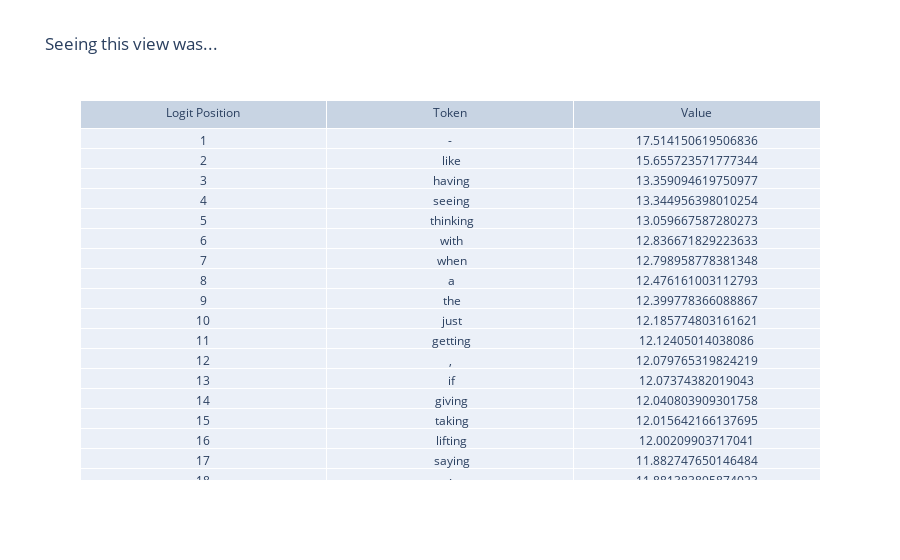
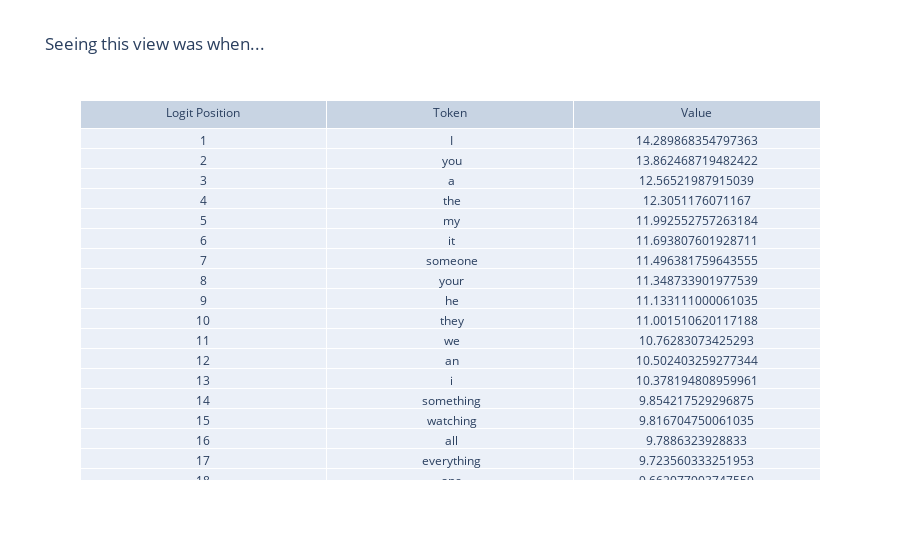
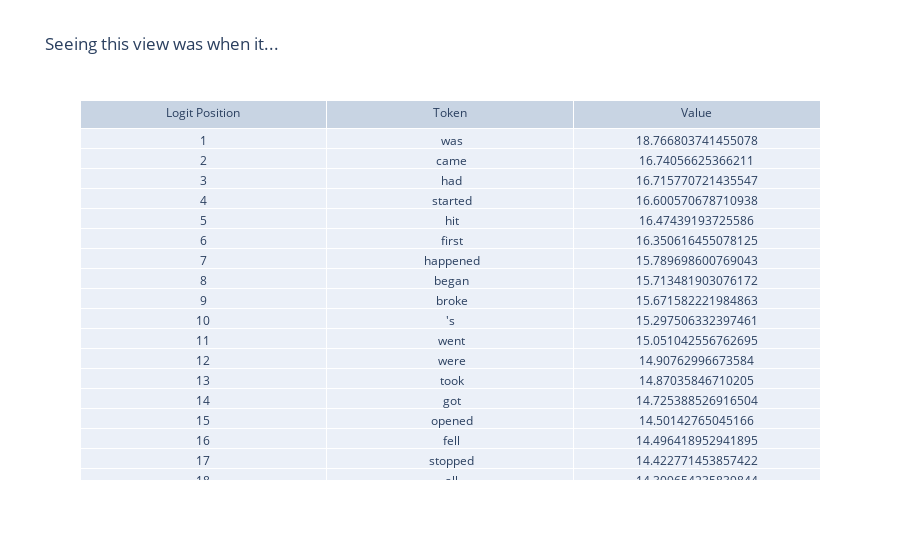
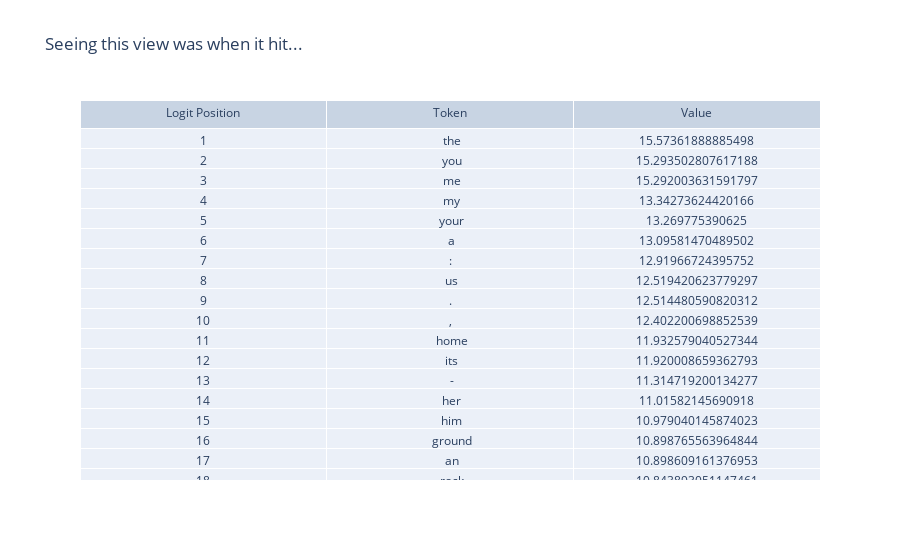

Notebook source saved alongside these figures, in order:
### Code cell
def patch_hook(
    resid,
    hook,
    c,
    steering_vector,
    activation_norm
):    
    print(resid.shape)
    resid[:, 3, :] += c * activation_norm * steering_vector
    return resid

target_tokens = [" like", " a"]
target_vocab_positions = model.tokenizer.encode(target_tokens)

print(target_vocab_positions)

# logits, cache = model.run_with_cache("It's beautiful here, like")
for i in tqdm(range(3)):
    text = "Seeing this view was"

    print(model.tokenizer.tokenize(text))

    n_samples = 15

    new_samples = []

    for i in range(n_samples):
        if i < 10:
            logits = model.run_with_hooks(text, fwd_hooks=[(
                "blocks.5.hook_resid_pre",
                partial(patch_hook, c=40, steering_vector=metaphor_vector, activation_norm=metaphor_activation)
            )])
        else:
            logits, cache = model.run_with_cache(text)

        # return index positions for all vocab elements ex: [2339, 64]
        indices = logits[0,-1].topk(logits[0,-1].shape[0]).indices.tolist()
        ranks = [indices.index(v) for v in target_vocab_positions]

        # print(model.tokenizer.batch_decode(logits[0,-1].topk(20).indices))

        top_logits = logits[0,-1].topk(20)
        display_lists_as_table(list(range(1, 21)), model.tokenizer.batch_decode(top_logits.indices), top_logits.values.tolist(), names=["Logit Position", "Token", "Value"], title=text + "...")

        for v, r in zip(target_tokens, ranks):
            print(f"{v}_rank: {r}")
        
        # print(logits[0][-1].topk(3))
        # text += model.tokenizer.decode(logits[0][-1].topk(1).indices[0])
        text += model.tokenizer.decode(random.choice(logits[0][-1].topk(11).indices))
        new_samples.append(text)
        print(text)
    print(text)

### Figure 1 — Plotly figure (JSON) as saved in the notebook; plotly's stock layout.template omitted (floating-point values rounded to 4 significant figures)
{"data": [{"cells": {"values": [[1, 2, 3, 4, 5, 6, 7, 8, 9, 10, 11, 12, 13, 14, 15, 16, 17, 18, 19, 20], ["-", " like", " having", " seeing", " thinking", " with", " when", " a", " the", " just", " getting", ",", " if", " giving", " taking", " lifting", " saying", ":", " trying", " not"], [17.51, 15.66, 13.36, 13.34, 13.06, 12.84, 12.8, 12.48, 12.4, 12.19, 12.12, 12.08, 12.07, 12.04, 12.02, 12.0, 11.88, 11.88, 11.79, 11.63]]}, "header": {"values": ["Logit Position", "Token", "Value"]}, "type": "table"}], "layout": {"title": {"text": "Seeing this view was..."}}}

### Figure 2 — Plotly figure (JSON) as saved in the notebook; plotly's stock layout.template omitted (floating-point values rounded to 4 significant figures)
{"data": [{"cells": {"values": [[1, 2, 3, 4, 5, 6, 7, 8, 9, 10, 11, 12, 13, 14, 15, 16, 17, 18, 19, 20], [" I", " you", " a", " the", " my", " it", " someone", " your", " he", " they", " we", " an", " i", " something", " watching", " all", " everything", " one", " somebody", " this"], [14.29, 13.86, 12.57, 12.31, 11.99, 11.69, 11.5, 11.35, 11.13, 11.0, 10.76, 10.5, 10.38, 9.854, 9.817, 9.789, 9.724, 9.662, 9.597, 9.456]]}, "header": {"values": ["Logit Position", "Token", "Value"]}, "type": "table"}], "layout": {"title": {"text": "Seeing this view was when..."}}}

### Figure 3 — Plotly figure (JSON) as saved in the notebook; plotly's stock layout.template omitted (floating-point values rounded to 4 significant figures)
{"data": [{"cells": {"values": [[1, 2, 3, 4, 5, 6, 7, 8, 9, 10, 11, 12, 13, 14, 15, 16, 17, 18, 19, 20], [" was", " came", " had", " started", " hit", " first", " happened", " began", " broke", "'s", " went", " were", " took", " got", " opened", " fell", " stopped", " all", " rolled", "'d"], [18.77, 16.74, 16.72, 16.6, 16.47, 16.35, 15.79, 15.71, 15.67, 15.3, 15.05, 14.91, 14.87, 14.73, 14.5, 14.5, 14.42, 14.31, 14.16, 14.07]]}, "header": {"values": ["Logit Position", "Token", "Value"]}, "type": "table"}], "layout": {"title": {"text": "Seeing this view was when it..."}}}

### Figure 4 — Plotly figure (JSON) as saved in the notebook; plotly's stock layout.template omitted (floating-point values rounded to 4 significant figures)
{"data": [{"cells": {"values": [[1, 2, 3, 4, 5, 6, 7, 8, 9, 10, 11, 12, 13, 14, 15, 16, 17, 18, 19, 20], [" the", " you", " me", " my", " your", " a", ":", " us", ".", ",", " home", " its", " -", " her", " him", " ground", " an", " rock", "...", " them"], [15.57, 15.29, 15.29, 13.34, 13.27, 13.1, 12.92, 12.52, 12.51, 12.4, 11.93, 11.92, 11.31, 11.02, 10.98, 10.9, 10.9, 10.84, 10.79, 10.67]]}, "header": {"values": ["Logit Position", "Token", "Value"]}, "type": "table"}], "layout": {"title": {"text": "Seeing this view was when it hit..."}}}
